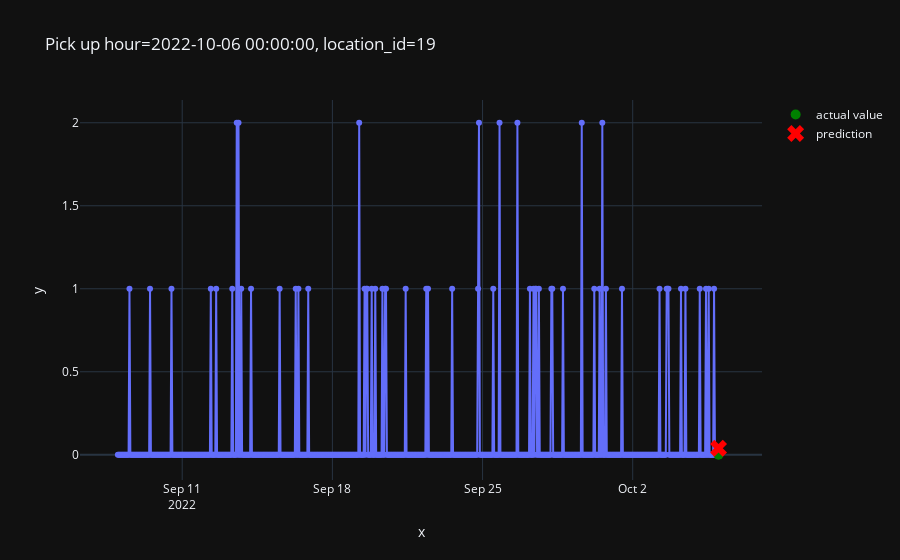

Write notebook code for a chart like this one.
### Code cell
plot_one_sample(
    example_id=3979,
    features=X_test,
    targets=y_test,
    predictions=pd.Series(predictions)
)

### Figure 1 — Plotly figure (JSON) as saved in the notebook; plotly's stock layout.template omitted (floating-point values rounded to 4 significant figures; data arrays with more than 128 entries replaced by an {"elided": "..."} marker saying what was removed)
{"data": [{"hovertemplate": "x=%{x}<br>y=%{y}<extra></extra>", "legendgroup": "", "line": {"color": "#636efa", "dash": "solid"}, "marker": {"symbol": "circle"}, "mode": "lines+markers", "name": "", "orientation": "v", "showlegend": false, "type": "scatter", "x": {"elided": "673 str values"}, "xaxis": "x", "y": {"elided": "673 int values"}, "yaxis": "y"}, {"line": {"color": "green"}, "marker": {"size": 10}, "mode": "markers", "name": "actual value", "type": "scatter", "x": ["2022-10-06T00:00:00"], "y": [0]}, {"line": {"color": "red"}, "marker": {"size": 15, "symbol": "x"}, "mode": "markers", "name": "prediction", "type": "scatter", "x": ["2022-10-06T00:00:00"], "y": [0.03925]}], "layout": {"legend": {"tracegroupgap": 0}, "title": {"text": "Pick up hour=2022-10-06 00:00:00, location_id=19"}, "xaxis": {"anchor": "y", "domain": [0, 1], "title": {"text": "x"}}, "yaxis": {"anchor": "x", "domain": [0, 1], "title": {"text": "y"}}}}
